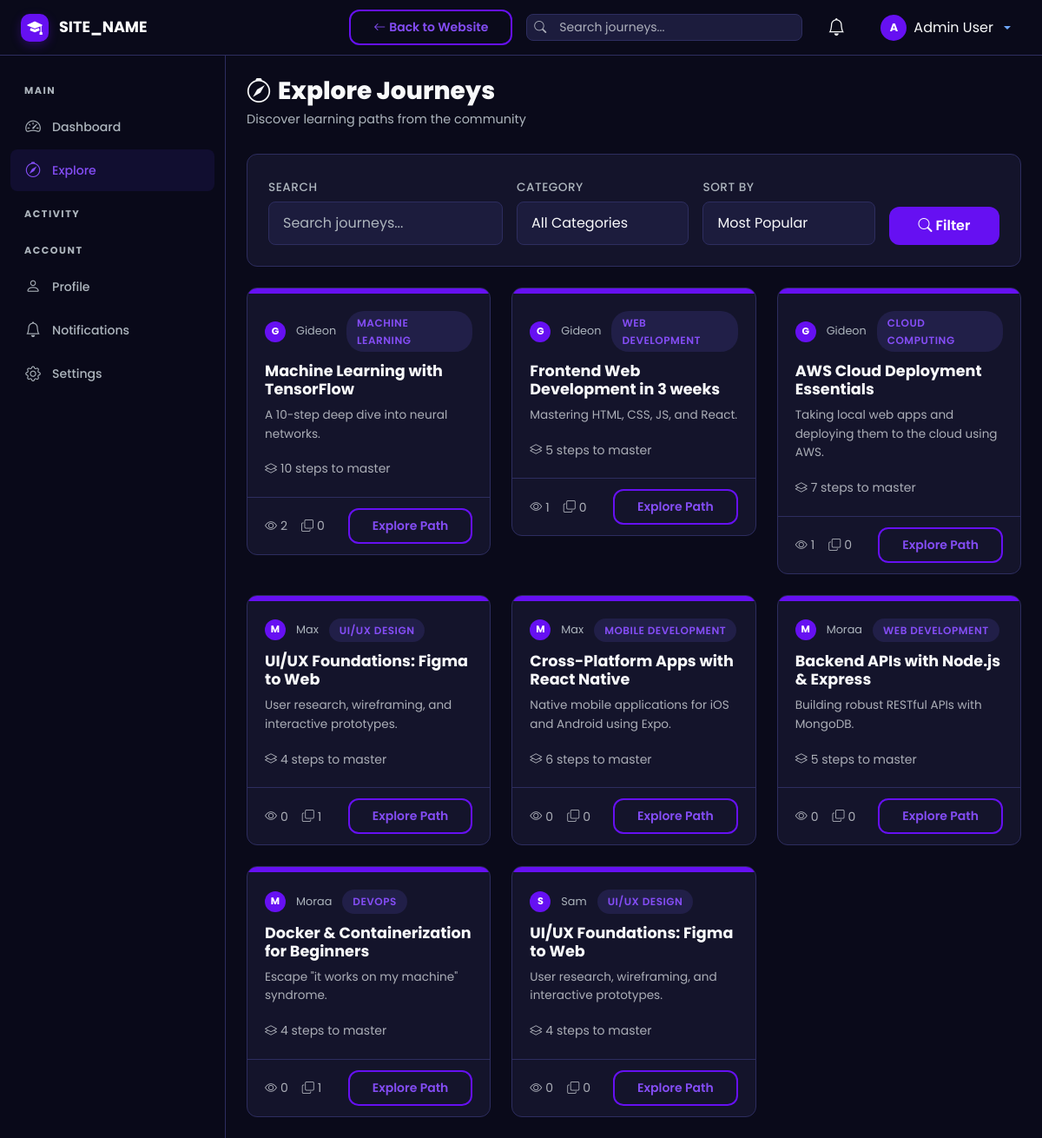
The app's page /explore.php (signed in), older data.
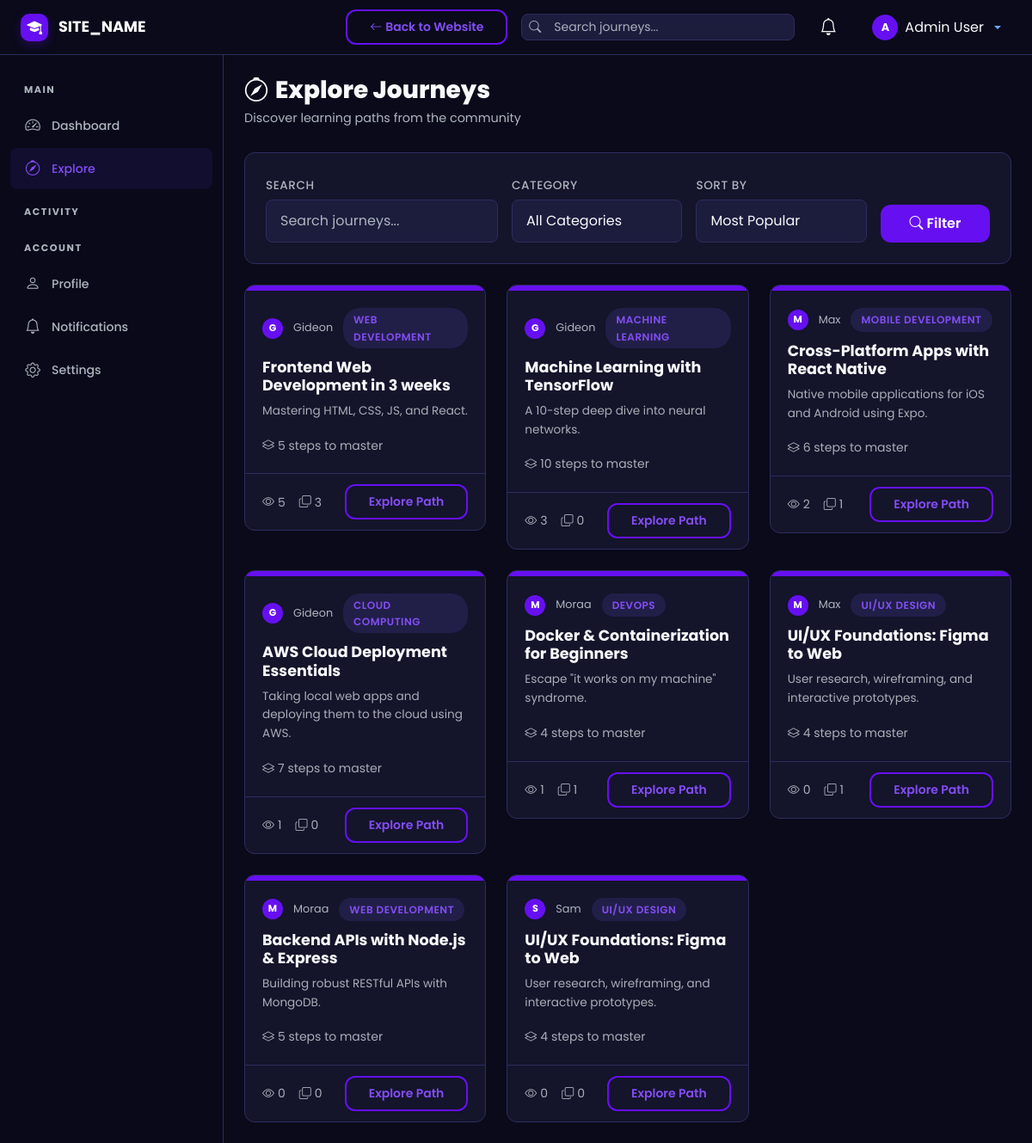
The same page, newer data.
### tables this page shows
CREATE TABLE `journeys` (
  `id` int UNSIGNED NOT NULL,
  `user_id` int UNSIGNED NOT NULL,
  `title` varchar(255) NOT NULL,
  `slug` varchar(255) NOT NULL,
  `description` text,
  `category_id` int UNSIGNED DEFAULT NULL,
  `visibility` enum('public','private') NOT NULL DEFAULT 'public',
  `status` enum('active','completed','archived') NOT NULL DEFAULT 'active',
  `is_featured` tinyint(1) NOT NULL DEFAULT '0',
  `total_steps` int UNSIGNED NOT NULL DEFAULT '0',
  `completed_steps` int UNSIGNED NOT NULL DEFAULT '0',
  `clone_count` int UNSIGNED NOT NULL DEFAULT '0',
  `view_count` int UNSIGNED NOT NULL DEFAULT '0',
  `created_at` datetime NOT NULL DEFAULT CURRENT_TIMESTAMP,
  `updated_at` datetime NOT NULL DEFAULT CURRENT_TIMESTAMP ON UPDATE CURRENT_TIMESTAMP
);

CREATE TABLE `users` (
  `id` int UNSIGNED NOT NULL,
  `username` varchar(50) NOT NULL,
  `email` varchar(255) NOT NULL,
  `password_hash` varchar(255) NOT NULL,
  `full_name` varchar(100) NOT NULL,
  `avatar` varchar(255) DEFAULT 'default-avatar.png',
  `bio` text,
  `role` enum('user','admin') NOT NULL DEFAULT 'user',
  `is_active` tinyint(1) NOT NULL DEFAULT '1',
  `current_streak` int UNSIGNED NOT NULL DEFAULT '0',
  `longest_streak` int UNSIGNED NOT NULL DEFAULT '0',
  `last_activity_date` date DEFAULT NULL,
  `created_at` datetime NOT NULL DEFAULT CURRENT_TIMESTAMP,
  `updated_at` datetime NOT NULL DEFAULT CURRENT_TIMESTAMP ON UPDATE CURRENT_TIMESTAMP
);

CREATE TABLE `categories` (
  `id` int UNSIGNED NOT NULL,
  `name` varchar(100) NOT NULL,
  `slug` varchar(100) NOT NULL,
  `icon` varchar(50) DEFAULT 'bi-folder',
  `created_at` datetime NOT NULL DEFAULT CURRENT_TIMESTAMP
);

### includes/helpers.php (called while the page is built, shortened)
<?php
function sanitize(?string $input): string {
    return htmlspecialchars(trim($input), ENT_QUOTES, 'UTF-8');
}
function truncateText(string $text, int $length = 150): string {
    if (mb_strlen($text) <= $length) return $text;
    return mb_substr($text, 0, $length) . '...';
}

### includes/session.php (called while the page is built, shortened)
<?php
function isLoggedIn(): bool {
    return isset($_SESSION['user_id']);
}

### explore.php (the view, shortened to what this page needs)
<?php
require_once __DIR__ . '/includes/dashboard_header.php';
$db = getDB();
$search     = trim($_GET['q'] ?? '');
$sortBy     = $_GET['sort'] ?? 'popular';
$where = "j.visibility = 'public'";
$params = [];
if (isLoggedIn()) {
    $currentUserId = getCurrentUserId();
    $where .= " AND j.user_id != ?";
    $params[] = $currentUserId;
    $where .= " AND NOT EXISTS (
        SELECT 1 FROM cloned_journeys cj
        WHERE cj.original_journey_id = j.id AND cj.user_id = ?
    )";
    $params[] = $currentUserId;
}
$orderBy = match($sortBy) {
    'newest'     => 'j.created_at DESC',
    'completion' => 'completion_pct DESC',
    'clones'     => 'j.clone_count DESC',
    default      => 'j.view_count DESC'
};
$stmt = $db->prepare("SELECT j.*, u.username, u.avatar, c.name AS category_name,
    CASE WHEN j.total_steps > 0 THEN ROUND((j.completed_steps / j.total_steps) * 100) ELSE 0 END AS completion_pct
    FROM journeys j
    JOIN users u ON j.user_id = u.id
    LEFT JOIN categories c ON j.category_id = c.id
    WHERE $where
    ORDER BY $orderBy
    LIMIT 30");
$stmt->execute($params);
$journeys = $stmt->fetchAll();
?>
<div class="st-page-header">
    <h1 class="st-page-title"><i class="bi bi-compass me-2"></i>Explore Journeys</h1>
    <p class="st-page-subtitle">Discover learning paths from the community</p>
</div>
<div class="st-card mb-4">
    <form method="GET" class="row g-3 align-items-end">
        <div class="col-md-4">
            <label class="st-form-label">Search</label>
            <input type="text" name="q" class="form-control st-form-control" placeholder="Search journeys..." value="<?= sanitize($search) ?>">
        </div>
        <div class="col-md-3">
            <label class="st-form-label">Category</label>
            <select name="category" class="form-select st-form-control">
                <option value="0">All Categories</option>
            </select>
        </div>
        <div class="col-md-3">
            <label class="st-form-label">Sort By</label>
            <select name="sort" class="form-select st-form-control">
                <option value="popular" <?= $sortBy === 'popular' ? 'selected' : '' ?>>Most Popular</option>
            </select>
        </div>
        <div class="col-md-2">
            <button type="submit" class="btn btn-st-primary w-100"><i class="bi bi-search me-1"></i>Filter</button>
        </div>
    </form>
</div>
<?php if (empty($journeys)): ?>
    <div class="st-card">
        <div class="st-empty-state">
            <i class="bi bi-compass d-block"></i>
            <h5>No journeys found</h5>
            <p>Try adjusting your filters or search terms.</p>
        </div>
    </div>
<?php else: ?>
    <div class="row g-4">
        <?php foreach ($journeys as $j): ?>
        <div class="col-md-6 col-xl-4">
            <div class="st-journey-card">
                <div class="card-header-gradient"></div>
                <div class="card-body">
                    <div class="card-meta">
                        <div class="st-avatar-initial" style="width:24px;height:24px;font-size:0.7rem;">
                            <?= strtoupper(substr(sanitize(ltrim(!empty($j['full_name']) ? $j['full_name'] : $j['username'], '@')), 0, 1)) ?>
                        </div>
                        <span><?= sanitize(ltrim($j['username'], '@')) ?></span>
                        <?php if ($j['category_name']): ?>
                            <span class="st-badge st-badge-primary"><?= sanitize($j['category_name']) ?></span>
                        <?php endif; ?>
                    </div>
                    <h5 class="card-title">
                        <a href="<?= SITE_URL ?>/journey/view.php?id=<?= $j['id'] ?>" class="text-decoration-none text-light"><?= sanitize($j['title']) ?></a>
                    </h5>
                    <p class="text-muted mb-3" style="font-size:0.85rem;"><?= truncateText(sanitize($j['description'] ?? ''), 100) ?></p>
                    <small class="text-muted"><i class="bi bi-layers me-1"></i><?= $j['total_steps'] ?> steps to master</small>
                </div>
                <div class="card-footer">
                    <div class="d-flex gap-3">
                        <small class="text-muted"><i class="bi bi-eye me-1"></i><?= number_format($j['view_count']) ?></small>
                        <small class="text-muted"><i class="bi bi-copy me-1"></i><?= $j['clone_count'] ?></small>
                    </div>
                    <a href="<?= SITE_URL ?>/journey/view.php?id=<?= $j['id'] ?>" class="btn btn-sm btn-st-secondary">Explore Path</a>
                </div>
            </div>
        </div>
        <?php endforeach; ?>
    </div>
<?php endif; ?>
<?php require_once __DIR__ . '/includes/dashboard_footer.php'; ?>

Row changes from the older to the newer data that the page shows:
changed journeys "Frontend Web Development in 3 weeks": view_count "1" → "5"; clone_count "0" → "3"; moves up the list
changed journeys "Machine Learning with TensorFlow": view_count "2" → "3"
changed journeys "Cross-Platform Apps with React Native": view_count "0" → "2"; clone_count "0" → "1"; moves up the list
changed journeys "Docker & Containerization for Beginners": view_count "0" → "1"; moves up the list
